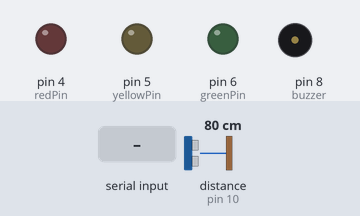
This sketch was run on a simulated Arduino Uno, built with avr-gcc and run on an emulated ATmega328P. Parts: output pins drawn as LEDs (lit = HIGH), buzzer (waves = sounding). Wiring (inferred from the names in the program): ultrasonic range finder: trigger pin 9; echo pin 10. The test bench sets the inputs (shaded band); at power-on: distance to the obstacle (sensor on pin 10) 80 cm. The echo pulse lasts 58.3 µs per cm; pins used as bus, display or sensor lines are not drawn.

Above: at 1.2 s.
1.3 s: "GRUMPY\n" received over Serial
At 2.9 s:
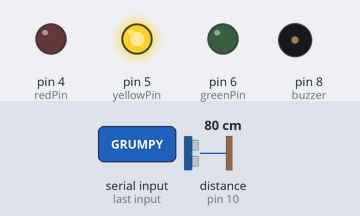
3.8 s: "HAPPY\n" received over Serial
At 4.6 s:
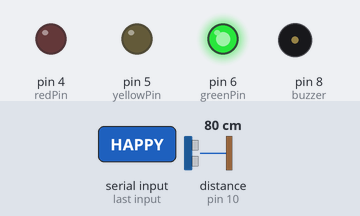
5.8 s: "ANGRY\n" received over Serial
At 7.8 s:
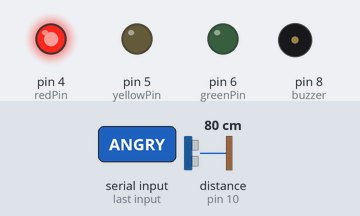
8.8 s: "SAD\n" received over Serial
At 9.96 s:
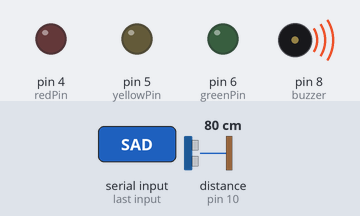
Timing chart, 0 to 11.8 s (numbered marks = the images above; inputs shaded):
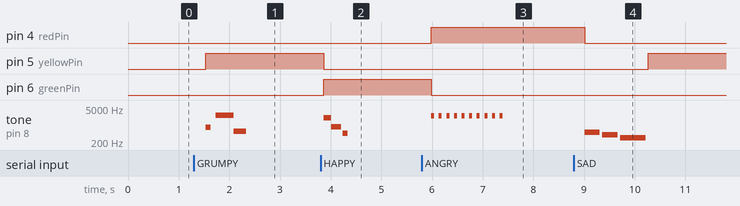

Measured:
- after the input at 1.3 s, pin 5 (yellowPin): LOW → HIGH after 0.23 s; tone on pin 8 (buzzer): plays 800 Hz for 0.10 s, 2500 Hz for 0.35 s, 560 Hz for 0.25 s, starting after 0.23 s
- after the input at 3.8 s, pin 5 (yellowPin): HIGH → LOW after 0.06 s; pin 6 (greenPin): LOW → HIGH after 0.06 s; tone on pin 8 (buzzer): plays 2000 Hz for 0.15 s, 850 Hz for 0.20 s, 450 Hz for 0.10 s, starting after 0.06 s
- after the input at 5.8 s, pin 4 (redPin): LOW → HIGH after 0.19 s; pin 6 (greenPin): HIGH → LOW after 0.19 s; tone on pin 8 (buzzer): alternates 2400 Hz for 0.06 s and silent for 0.09 s, 20 changes in all, then stays silent, starting after 0.19 s
- after the input at 8.8 s, pin 4 (redPin): HIGH → LOW after 0.21 s; pin 5 (yellowPin): LOW → HIGH after 1.5 s; tone on pin 8 (buzzer): plays 500 Hz for 0.30 s, 400 Hz for 0.30 s, 300 Hz for 0.50 s, starting after 0.21 s

The sketch:

RoombaControl.ino
```cpp
// Desk Pet body: ultrasonic sensor in, LEDs + buzzer out.
// Wiring (HC-SR04): VCC->5V, GND->GND, TRIG->D9, ECHO->D10
// LEDs (each with a 220 ohm resistor to GND): RED->D3, YELLOW->D4, GREEN->D5
// Buzzer: D8 -> buzzer -> GND

const int trigPin = 9, echoPin = 10;
const int redPin = 4, yellowPin = 5, greenPin = 6, buzzer = 8;

const float POKE_CM = 5.0f; // interacting with the robot
const float NEAR_CM = 50.0f; // The person is close to the robot
uint8_t stable = 0;

//Gone means when a person is away from the robot
String lastZone = "GONE";
String candidate = "ZONE";

unsigned long duration;

float readDistance(){
  digitalWrite(trigPin, LOW); //Sending sounds
  delayMicroseconds(2);

  digitalWrite(trigPin, HIGH); //Receiving the sounds
  delayMicroseconds(10);
  digitalWrite(trigPin, LOW);

  //Wait up to 45 milliseconds to increase the accuracy.
  duration = pulseIn(echoPin, HIGH, 45000UL);
  //Checking condition
  if(duration == 0.0f){
    return -1.0f;
  }

  return duration * 0.034 / 2; //speed of sound is 0.034 cm/microseconds / (time travel and bound back)
}

void led(bool r, bool g, bool y){
  digitalWrite(redPin, r);
  digitalWrite(greenPin, g);
  digitalWrite(yellowPin, y);
  // tone(buzzer, 3000, 300); //send 1KHz sound signal...
  // delay(500); //delay for 5 seconds
  // noTone(buzzer); //Stop sounds
  // delay(500);
}

void show(String mood){
  //Making a happy sounds by quick wave sound
  if(mood == "HAPPY"){
    led(0,1,0);
    tone(buzzer, 2000, 250);
    delay(150);
    tone(buzzer, 850, 200);
    delay(230);
    tone(buzzer, 450, 100);
    delay(220);
  }
  else if(mood == "GRUMPY"){
    led(0,0,1);
    tone(buzzer, 800, 100);
    delay(200);
    tone(buzzer, 2500, 400);
    delay(350);
    tone(buzzer, 560, 250);
    delay(250);
  }
  else if(mood == "ANGRY"){
    led(1,0,0);
    for(int i = 0; i < 10; i++){
      tone(buzzer, 2400, 60);
      delay(150);
    }
  }
  else if (mood == "SAD") {
    led(0, 0, 0);
    tone(buzzer, 500, 300); delay(350);
    tone(buzzer, 400, 300); delay(350);
    tone(buzzer, 300, 500); delay(550);
    digitalWrite(yellowPin, HIGH);  // dim "sulking" light
  }
}

//Function that check the distance between a person and the robot
String stage(float d){
  //If the dis
  if(d == -1.0f){
    return "ERROR";
  }
  if(d <= POKE_CM && d > 0.0f){
    return "INTERACTING";
  }
  if(d > POKE_CM && d <= NEAR_CM){
    return "NEAR";
  }
  return "GONE";
}

void setup(){
  pinMode(trigPin, OUTPUT);
  pinMode(echoPin, INPUT);
  pinMode(redPin, OUTPUT);
  pinMode(greenPin, OUTPUT);
  pinMode(yellowPin, OUTPUT);
  pinMode(buzzer, OUTPUT);
  Serial.begin(9600);
  //Quick test
  // testFunction(1,1,1);
  // delay(500);
  // testFunction(0,0,0);
}

void loop(){
  float distance = readDistance();
  if(distance < 0.0f){
    delay(300);
    return;
  }
  //Zone changes (needs at least 4 indentical to reduce hallucinations)
  String currentStage = stage(distance);

  if(currentStage == "ERROR"){
    Serial.println("critical ERROR: system required maintained!");
  }
  if(currentStage == candidate){
    if(stable < 4){
      stable++;
    }
  }
  else{
    candidate = currentStage;
    stable = 1;
  }
  if(candidate != lastZone && stable >= 4){
    lastZone = candidate;
    Serial.println(lastZone);
  }

  //Communicate with Rasberry PI
  //Read and excute from the serial port
  if(Serial.available() > 0){
    //Read the serial buffer until it reaches the end of the line
    String mood = Serial.readStringUntil('\n');
    //Removed white space
    mood.trim();
    show(mood);
  }
  delay(300);
}
```
